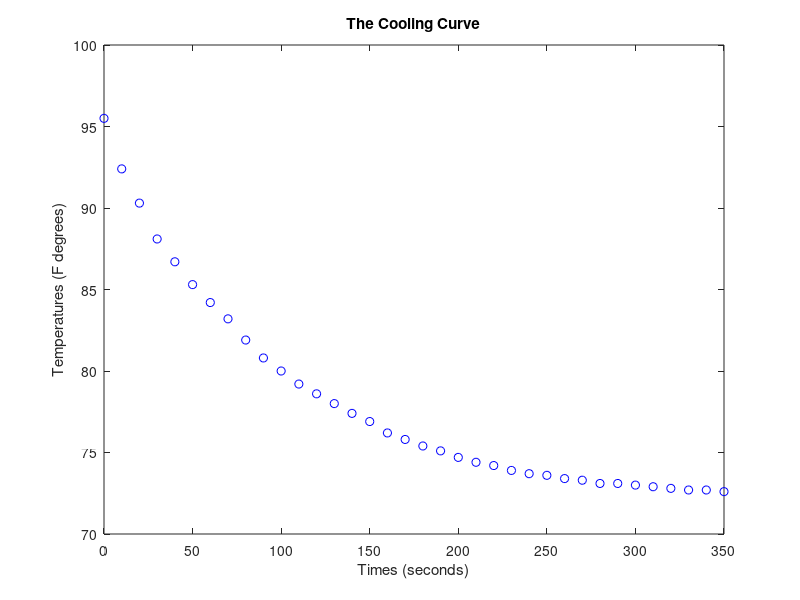
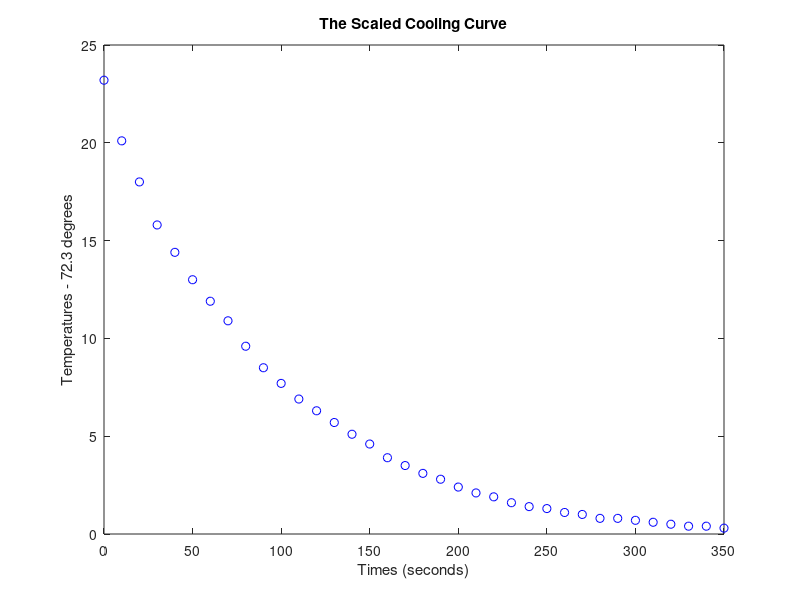

Recreate these plots in MATLAB, in order.
%  ozone2.m
% Matlab file for Part 2 of the Warming, Cooling,
% and Urban Ozone Pollution module

disp('********************************************')
disp('Part 2:  The Cooling Curve')
disp('********************************************')
disp('  ')    

    format short

    disp('The time and temperature data have been ')
    disp('already entered into your workspace as ')
    disp('variables called ''''times'''' and ''''temps''''.')
    disp(' ')
    times=0:10:350;
    temps=[95.5,92.4,90.3,88.1,86.7,85.3,...
          84.2,83.2,81.9,80.8,80.0,79.2,...
          78.6,78.0,77.4,76.9,76.2,75.8,...
          75.4,75.1,74.7,74.4,74.2,73.9,...
          73.7,73.6,73.4,73.3,73.1,73.1,...
          73.0,72.9,72.8,72.7,72.7,72.6];
    disp('We show a scatter plot of the data')
    disp('pairs (times,temps), and hold it.')
    figure(1)
    clf
    plot(times,temps,'bo')
    xlabel('Times (seconds)')
    ylabel('Temperatures (F degrees)')
    title('The Cooling Curve')
    hold on
    disp(' ')
    disp('To continue, hit any key!')
    disp(' ')
    pause

    disp(' ')
    disp('--------------------------------------------')
    disp('We change the vertical plot scale by ')
    disp('subtracting 72.3 degrees from each temperature.')
    disp('The scaled temperatures are in variable ')
    disp('''''sctemps''''. ')
    disp(' ')
    disp('We make a new plot of the pairs (times,sctemps)')
    disp('in figure window 2. ')
    sctemps=temps-72.3;
    figure(2); clf
    plot(times,sctemps,'bo')
    xlabel('Times (seconds)')
    ylabel('Temperatures - 72.3 degrees')
    title('The Scaled Cooling Curve')
    disp(' ')
    disp('To continue, hit any key! ')
    disp(' ')
    pause

    disp(' ')
    disp('--------------------------------------------')
    disp('To make a semilog plot of our data, we will')
    disp('plot the pairs (times, log(sctemps)) in the')
    disp('figure 2 window. ')
    disp('Copy the following commands and paste them at')
    disp('a MATLAB prompt, then execute them.')
    disp(' ')
    disp('  plot(times,log(sctemps),''g+'') ')
    disp('  xlabel(''time '')  ')
    disp('  ylabel(''log( scaled temperature )'')  ')
    disp('  title(''SemiLog Plot of Scaled Temps'') ')
    disp(' ')
    disp('To continue afterwards, type the word return')
    disp('and hit enter!')
    disp(' ')
    
    keyboard;
    disp(' ')

    disp('----------------------------------------------') 
    disp('Find the decay constant k, the negative of the')
    disp('slope of the linear pattern of points in the')
    disp('semilog plot, and enter your k value into ')
    disp('MATLAB.  Note: k is a positive number.')
    disp(' ')
    disp('To continue afterwards, type the word return')
    disp('and hit enter!')
    disp(' ')

    keyboard;
    disp(' ')

    disp('----------------------------------------------')
    disp('Make sure your values of the ambient ')
    disp('temperature a, the initial temperature of the')
    disp('probe T0, and the decay constant k are')
    disp('entered into MATLAB.')
    disp(' ')
    a=72.3; T0=95.5;
    disp('----------------------------------------------')
    disp('Then, make a plot of the model function:')
    disp('     T = a + (T0-a)*exp(-k*t). ')
    disp('The figure window has been set so that it')
    disp('will appear on top of the scatter plot of')
    disp('the original (times,temps) data in figure 1.')
    figure(1)
    disp(' ')
    disp('To continue afterwards, type the word return')
    disp('and hit enter!')
    disp(' ')
    
    keyboard;
    disp(' ')

    disp('----------------------------------------------')  
    disp('Step 6: ')
    disp('Entering the following commands will compute')
    disp('symmetric difference quotients to approximate')
    disp('the slope of the temperature curve at various')
    disp('times.  ')
    disp(' ')
    disp('Copy the following commands and paste them at')
    disp('a MATLAB prompt, then execute them.')
    disp(' ')
    disp('  n=size(temps,2); ');
    disp('  for i=2:n-1 ')
    disp('    tempdiff=temps(i+1)-temps(i-1); ')
    disp('    timediff=times(i+1)-times(i-1); ')
    disp('    slopes(i)=tempdiff/timediff; ')
    disp('  end ')
    disp(' ')
    disp('To continue afterwards, type the word return')
    disp('and hit enter!')
    disp(' ')
    
    keyboard;
    disp(' ')

    disp('----------------------------------------------')
    disp('Let''s make a scatter plot of the data pairs')
    disp('(times,slopes).  We must first discard the first')
    disp('and last elements of times and slopes. ')
    disp(' ')
    disp('Copy the following commands and paste them at')
    disp('a MATLAB prompt, then execute them.')
    disp(' ')
    disp(' figure(2) ')
    disp(' s_times=times(2:n-1); ')
    disp(' s_slopes=slopes(2:n-1); ')
    disp(' plot(s_times,s_slopes,''ro'') ')
    disp(' xlabel(''time (seconds)'')  ')
    disp(' ylabel(''slope (F degree per second)'')  ')
    disp(' title(''Slope of Temperature Curve vs. Time'') ')
    disp(' ')
    disp('---------------------------------------------')
    disp('Answer the question in step 6.  Use MATLAB')
    disp('comments in your diary file to do so.')
    disp(' ')
    disp(' ')
    disp('---------------------------------------------')
    disp('To go on to part 3 of this module,')
    disp('type: ozone3.')
    disp(' ')

     
